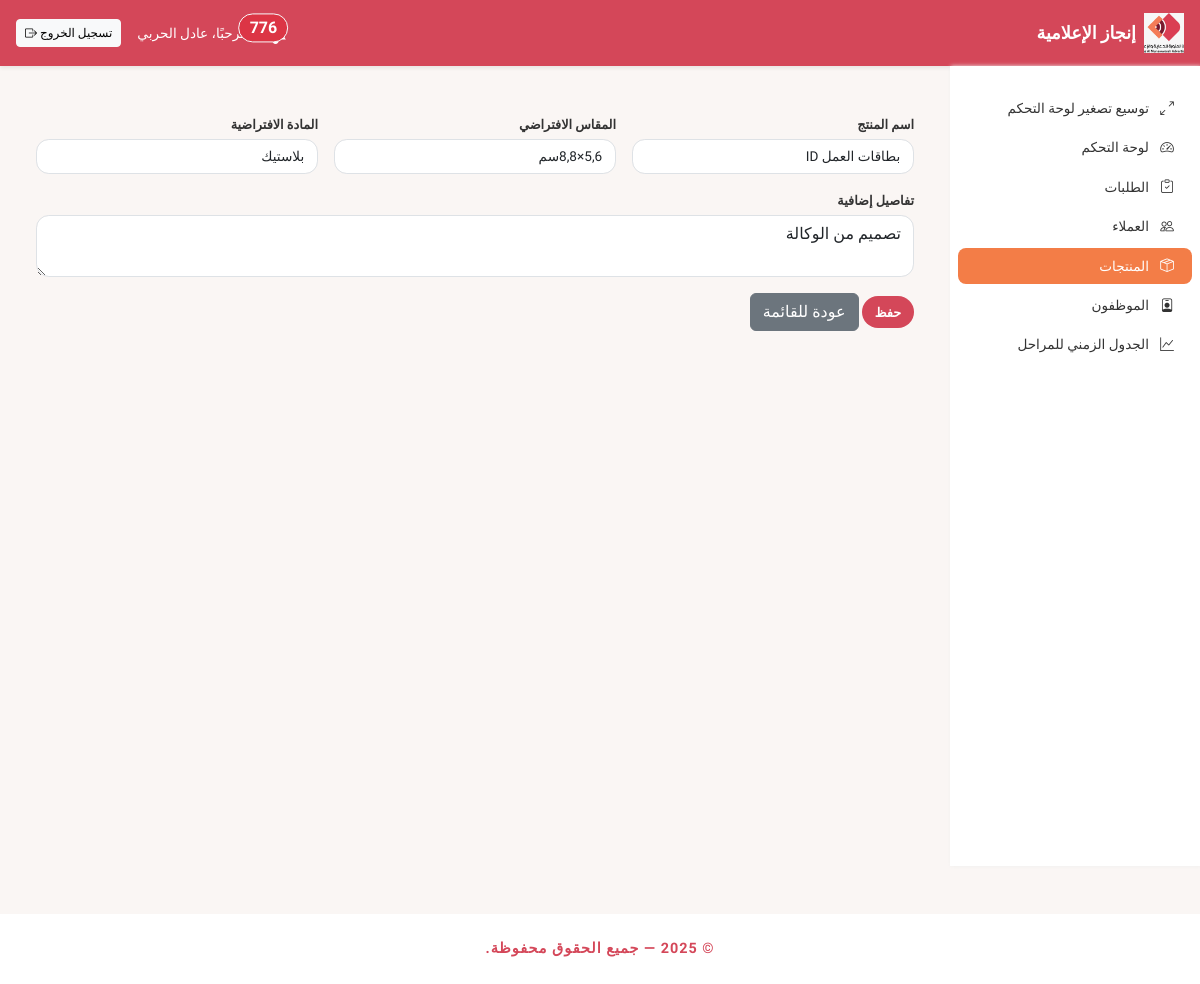
The page /products/edit?id=1 (signed in) on the database its author committed.
### tables this page shows
CREATE TABLE `products` (
  `product_id` int(11) NOT NULL,
  `name` varchar(100) NOT NULL,
  `default_size` varchar(50) DEFAULT NULL,
  `default_material` varchar(50) DEFAULT NULL,
  `default_details` text DEFAULT NULL
);

### src/Controller/ProductController.php (called while the page is built, shortened)
<?php
class ProductController
{
    private \mysqli $conn;
    public function __construct(\mysqli $conn)
    {
        $this->conn = $conn;
    }
    public function edit(): void
    {
        $id = $_GET['id'] ?? null;
        $stmt = $this->conn->prepare("SELECT * FROM products WHERE product_id = ?");
        $stmt->bind_param("i", $id);
        $stmt->execute();
        $result = $stmt->get_result();
        $product = $result->fetch_assoc();
        $is_edit = true;
        require_once __DIR__ . '/../View/product/form.php';
    }
}

### src/View/product/form.php (the view, shortened to what this page needs)
<?php
$is_edit = $is_edit ?? false;
$product = $product ?? [];
$name = $product['name'] ?? '';
$default_size = $product['default_size'] ?? '';
$default_material = $product['default_material'] ?? '';
$default_details = $product['default_details'] ?? '';
?>
<div class="container">
    <form method="POST" action="<?= $is_edit ? $_ENV['BASE_PATH'] . '/products/update' : $_ENV['BASE_PATH'] . '/products' ?>">
        <div class="row g-3">
            <div class="col-md-4">
                <label class="form-label">اسم المنتج</label>
                <input type="text" class="form-control" name="name" value="<?= htmlspecialchars($name) ?>" required>
            </div>
            <div class="col-md-4">
                <label class="form-label">المقاس الافتراضي</label>
                <input type="text" class="form-control" name="default_size" value="<?= htmlspecialchars($default_size) ?>" placeholder="مثال: 9x5 سم">
            </div>
            <div class="col-md-4">
                <label class="form-label">المادة الافتراضية</label>
                <input type="text" class="form-control" name="default_material" value="<?= htmlspecialchars($default_material) ?>" placeholder="مثال: ورق فاخر">
            </div>
            <div class="col-md-12">
                <label class="form-label">تفاصيل إضافية</label>
                <textarea class="form-control" name="default_details"><?= htmlspecialchars($default_details) ?></textarea>
            </div>
        </div>
        <button class="btn btn-primary mt-3" type="submit">حفظ</button>
        <a href="<?= $_ENV['BASE_PATH'] ?>/products" class="btn btn-secondary mt-3">عودة للقائمة</a>
    </form>
</div>

### public/assets/style.css (style rules this page uses)
body { background: #faf6f4; font-family: 'Tajawal', Arial, sans-serif; color: #333; font-size: 0.85rem; }
.btn-primary, .btn-success, .btn-danger, .btn-warning { font-weight: bold; border-radius: 1.5rem; font-size: 0.8rem; padding: 0.4rem 0.8rem; }
.btn-primary { background: #D44759; border: none; }
input[type="text"], input[type="number"], input[type="email"], input[type="date"], textarea, select { border-radius: 0.8rem !important; font-size: 0.85rem; padding: 0.4rem 0.8rem; }
.form-label { font-size: 0.8rem; font-weight: 600; margin-bottom: 0.3rem; }
.row { margin-left: -0.5rem; margin-right: -0.5rem; }

### src/header.php (style rules this page uses)
body { font-family: 'Tajawal', Arial, sans-serif; background: #faf6f4; }

### rows shown on the page
products: name "بطاقات العمل ID", default_size "5,6×8,8سم", default_material "بلاستيك", default_details "تصميم من الوكالة"

### other values the page prints
$unread_count "776"
$_SESSION['user_name'] "عادل الحربي"
